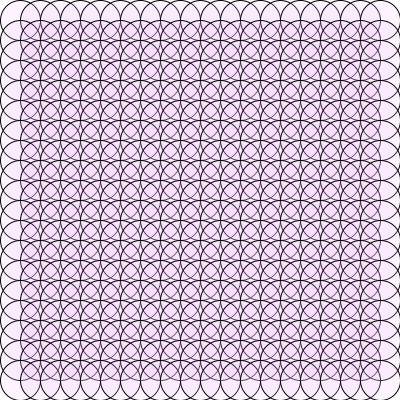
Frame 1 (no input)
Frame 60 (the mouse pressed at the canvas centre just before this capture): identical to frame 1, image omitted
Frame 120 (the mouse held since frame 60 and released just before this capture): identical to frame 1, image omitted

The Processing sketch that drew this single still picture (run headless with seeded random() and noise(); from frame 60 on, the mouse is pressed at the canvas centre):

// Processing sketch: processing_140123
// ── processing_140123.pde

void setup(){
size(400,400);
smooth();
}

void draw(){
background(255,10);

  for(int j=20;j<400;j+=20)
  {
    for(int i=20;i<400;i+=20)
    {
      fill(#F5C6FF,50);//,50);
      ellipse(i,j,40,40);
    }
  }
  
}
